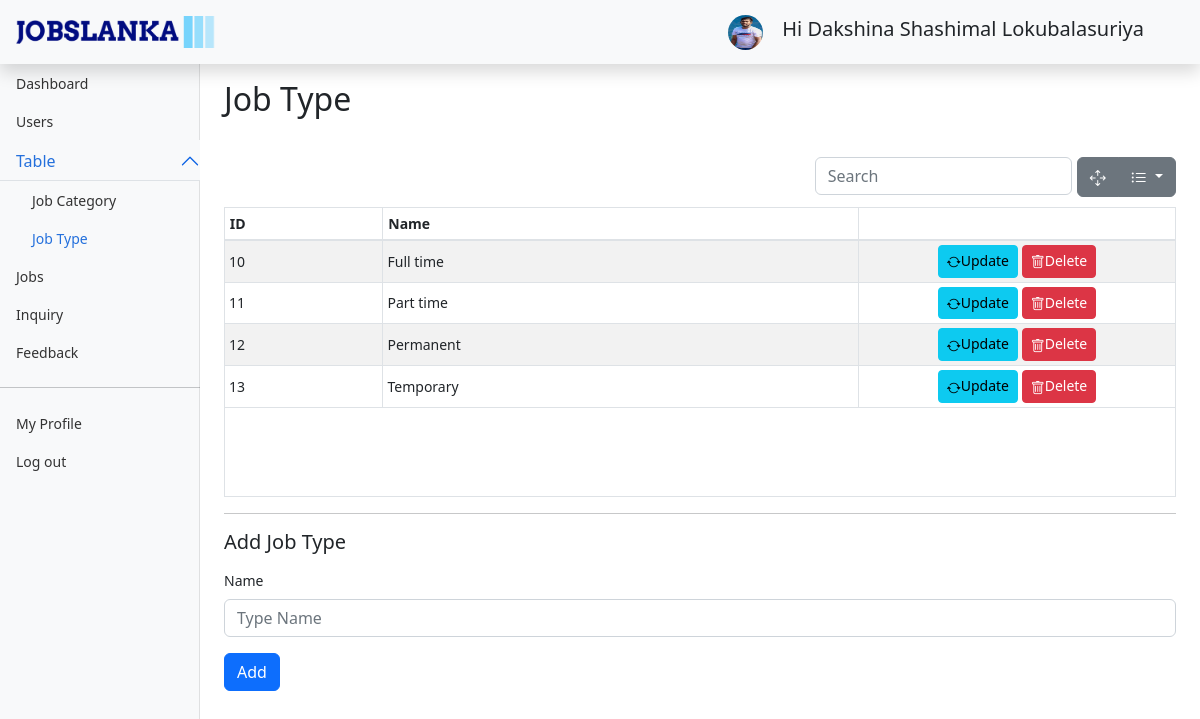
The app's page /Admin/jobType.php (signed in) with its own data.
### tables this page shows
CREATE TABLE `job_type` (
  `id` int(11) NOT NULL,
  `name` varchar(150) NOT NULL,
  `isactive` int(11) NOT NULL
);

### Admin/jobType.php (the view, shortened to what this page needs)
<?php require "../DBCon.php";
require "../fillCombo.php";
if(isset($_SESSION['userInfo']) && $_SESSION['userInfo']['job_role_id']==1){
?>
<!doctype html>
<html lang="en">
  <head>
    <link href="../assets/css/bootstrap.min.css" rel="stylesheet">
    <link href="..\assets\css\jobslanka.css" rel="stylesheet">
    <link href="..\assets\css\dashboard.css" rel="stylesheet">
    <link href="..\assets\css\bootstrap-table.min.css" rel="stylesheet">
    <link href="..\assets\css\bootstrap-table-sticky-header.css" rel="stylesheet">
    <link rel="stylesheet" href="https://cdn.jsdelivr.net/npm/bootstrap-icons@1.7.2/font/bootstrap-icons.css">
</head>
<body>
<header class="navbar navbar-dark sticky-top bg-light flex-md-nowrap p-0 shadow">
  <a href="..\index.php" class="d-flex align-items-center mb-3 mb-md-0 pv-3 px-3 me-md-auto link-dark text-decoration-none">
                  <img src="..\Images\logo_noBack.png"
                    style="width: 200px;"  class="pb-3 py-3" alt="logo">
        </a>
  <div class="navbar-nav">
    <div class="nav-item text-nowrap mx-5">
    <img src="../Uploads/ProfilePics/<?php echo $_SESSION['userInfo']['image']; ?>" alt="" width="35" height="35" class="rounded-circle me-2">
    <span class=" mx-2 pt-2 lead">Hi <?php echo $_SESSION['userInfo']['name']; ?> </span>
    </div>
  </div>
</header>
<div class="container-fluid">
  <div class="row">
    <nav id="sidebarMenu" class="col-md-3 col-lg-2 d-md-block bg-light sidebar collapse">
      <div class="position-sticky pt-3 sidebar-sticky">
        <ul class="nav flex-column">
          <li class="nav-item">
            <a class="nav-link " aria-current="page" href="adminDash.php">
              Dashboard
            </a>
          </li>
          <li class="nav-item">
            <a class="nav-link" href="users.php">
              Users
            </a>
          </li>
          <li class="nav-item">
          <div class="accordion"id="ac1" >
            <div class="">
                  <button class="accordion-button py-0 px-0 bg-light" type="button" data-bs-toggle="collapse" data-bs-target="#collapseOne"
                      aria-expanded="true" aria-controls="collapseOne">
                      <a class="nav-link active" href="#">
                        Table
                      </a>
                  </button>
              <div id="collapseOne" class="accordion-collapse collapse show" data-bs-parent="#ac1">
                  <div class=" py-0 px-3">
                      <ul class="nav flex-column">
                        <li class="nav-item">
                          <a class="nav-link" href="jobCategory.php">
                            Job Category
                          </a>
                        </li>
                        <li class="nav-item">
                          <a class="nav-link  active" href="jobType.php">
                            Job Type
                          </a>
                        </li>
                      </ul>
                  </div>
              </div>
            </div>
          </div>
          </li>
          <li class="nav-item">
            <a class="nav-link" href="jobs.php">
              Jobs
            </a>
          </li>
          <li class="nav-item">
            <a class="nav-link" href="inquiry.php">
              Inquiry
            </a>
          </li>
          <li class="nav-item">
            <a class="nav-link" href="feedback.php">
              Feedback
            </a>
          </li>
          <hr/>
          <li class="nav-item">
            <a class="nav-link" href="myProfileA.php">
              My Profile
            </a>
          </li>
          <li class="nav-item">
            <a class="nav-link" href="ad-logout.php">
              Log out
            </a>
          </li>
        </ul>
      </div>
    </nav>
    <main class="col-md-9 ms-sm-auto col-lg-10 px-md-4">
    <h1 class="h2 mt-3">Job Type</h1></br>
    <div class="row">
        <div class="table-responsive" >
            <table class="table table-striped table-sm " data-show-columns="true" data-height="350" id="jType" data-unique-id="id">
              <thead >
                <tr>
                  <th scope="col" class="col-2 " data-field="id">ID</th>
                  <th scope="col" class="col-6 ">Name</th>
                </tr>
              </thead>
              <tbody>
                <?php
                $sql= "select * from job_type where isactive=1";
                $result = mysqli_query($con,$sql);
                while($row=mysqli_fetch_assoc($result)){
                    ?>
                <tr>
                  <td><?php echo $row['id']; ?></td>
                  <td><?php echo $row['name']; ?></td>
                  <td class="text-center">
                  <button type="button" class="btn btn-info btn-sm"  onclick="openUpdateModel(<?php echo $row['id']; ?>)" ><i class="bi bi-arrow-repeat"></i>Update</button>
                  <button type="button" class="btn btn-danger btn-sm" onclick="openDeleteModel(<?php echo $row['id']; ?>)"  ><i class="bi bi-trash"></i>Delete</button>
                  </td>
                </tr>
                <?php }
                ?>
              </tbody>
            </table>
          </div>
    </div>
    <hr>
    <h5 class="mb-3">Add Job Type</h5>
    <div class="row">
    <form method="POST" action="" class="needs-validation" novalidate>
    <div class="col-12 mb-3">
              <label  class="form-label">Name</label>
              <input type="text" class="form-control" id="aname" name="aname" placeholder="Type Name" value="" required>
    </div>
    <div class="row ">
        <div class="col-12 mb-3">
            <input class=" btn btn-primary btn-md" name="add" type="submit"  value="Add">
        </div>
    </div>
    </form>
    </div>
    </main>
  </div>
  </div>
  </body>
</html>
<?php
}else{
  header("location: index.php");
}
?>

### assets/css/dashboard.css (style rules this page uses)
body { font-size: .875rem; }
.sidebar { position: fixed; top: 0; bottom: 0; left: 0; z-index: 100; padding: 48px 0 0; box-shadow: inset -1px 0 0 rgba(0, 0, 0, .1); }
.sidebar-sticky { height: calc(100vh - 48px); overflow-x: hidden; overflow-y: auto; }
.sidebar .nav-link { font-weight: 500; color: #333; }
.sidebar .nav-link.active { color: #2470dc; }
.bi { vertical-align: -.125em; fill: currentColor; }

### records on screen
job_type: id "10", name "Full time"
job_type: id "11", name "Part time"
job_type: id "12", name "Permanent"
job_type: id "13", name "Temporary"

### other values on screen
$_SESSION['userInfo']['name'] "Dakshina Shashimal Lokubalasuriya"
